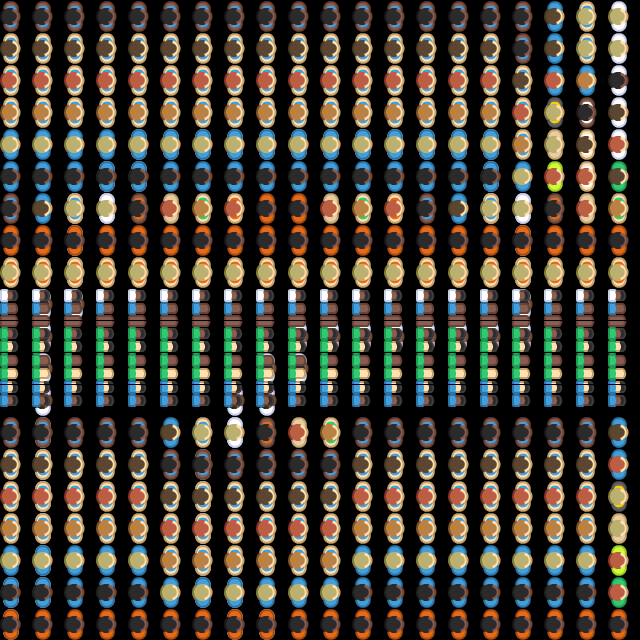

The image is a tile-based game level rendered from a .tmx file. Its description and complete source (layers, tilesets, objects, tile grids) follow:
An orthogonal 20x20 tile map with 32x32 px tiles, 2 tile layers (Слой тайлов 1, Слой тайлов 2).

<map version="1.4" tiledversion="1.4.3" orientation="orthogonal" renderorder="right-down" width="20" height="20" tilewidth="32" tileheight="32" infinite="0" nextlayerid="3" nextobjectid="1">
 <editorsettings>
  <export target="tilemap.lua" format="lua" />
 </editorsettings>
 <tileset firstgid="1" name="Azaza" tilewidth="21" tileheight="31" tilecount="54" columns="9">
  <image source="sheet_characters.png" width="189" height="199" />
 </tileset>
 <layer id="1" name="Слой тайлов 1" width="20" height="20">
  <data encoding="csv">
0,0,0,0,0,0,0,0,0,0,0,0,0,0,0,0,0,0,0,0,
0,0,0,0,0,0,0,0,0,0,0,0,0,0,0,0,0,0,0,0,
0,0,0,0,0,0,0,0,0,0,0,0,0,0,0,0,0,0,0,0,
0,0,0,0,0,0,0,0,0,0,0,0,0,0,0,0,0,0,0,0,
0,0,0,0,13,13,13,13,13,13,13,13,13,13,13,13,0,0,0,0,
0,0,0,13,13,0,0,0,0,0,0,0,0,0,0,13,0,0,0,0,
0,0,13,13,0,0,0,0,0,0,0,0,0,0,0,13,13,0,0,0,
0,0,13,0,0,0,0,0,0,0,0,0,0,0,0,0,13,0,0,0,
0,0,13,0,0,0,0,0,0,0,0,0,0,0,0,0,13,0,0,0,
0,13,13,0,0,0,0,0,0,0,0,0,0,0,0,0,13,0,0,0,
0,13,0,0,0,0,0,0,0,13,13,13,13,13,13,13,13,0,0,0,
0,13,0,0,0,0,0,0,13,13,0,0,0,0,0,0,0,0,0,0,
0,13,0,0,0,0,0,13,13,0,0,0,0,0,0,0,0,0,0,0,
0,13,0,0,0,0,0,13,0,0,0,0,0,0,0,0,0,0,0,0,
0,13,0,0,0,0,13,0,0,0,0,0,0,0,0,0,0,0,0,0,
0,13,0,0,0,0,13,0,0,0,0,0,0,0,0,0,0,0,0,0,
0,13,0,0,0,0,13,0,0,0,0,0,0,0,0,0,0,0,0,0,
0,13,0,0,0,0,13,0,0,0,0,0,0,0,0,0,0,0,0,0,
13,13,0,5,0,0,13,13,0,0,0,0,0,0,0,0,0,0,0,0,
13,0,0,0,0,0,0,13,13,0,0,0,0,0,0,0,0,0,0,0
</data>
 </layer>
 <layer id="2" name="Слой тайлов 2" width="20" height="20">
  <data encoding="csv">
1,1,1,1,1,1,1,1,1,1,1,1,1,1,1,1,1,2,3,4,
10,10,10,10,10,10,10,10,10,10,10,10,10,10,10,10,1,2,3,4,
19,19,19,19,19,19,19,19,19,19,19,19,19,19,19,19,10,11,12,13,
28,28,28,28,28,28,28,28,28,28,28,28,28,28,28,28,19,20,21,22,
37,37,37,37,37,37,37,37,37,37,37,37,37,37,37,37,28,29,30,31,
46,46,46,46,46,46,46,46,46,46,46,46,46,46,46,46,37,38,39,40,
1,2,3,4,5,6,7,8,9,9,6,7,8,1,2,3,4,5,6,7,
9,9,9,9,9,9,9,9,9,9,9,9,9,9,9,9,9,9,9,9,
18,18,18,18,18,18,18,18,18,18,18,18,18,18,18,18,18,18,18,18,
27,27,27,27,27,27,27,27,27,27,27,27,27,27,27,27,27,27,27,27,
36,36,36,36,36,36,36,36,36,36,36,36,36,36,36,36,36,36,36,36,
45,45,45,45,45,45,45,45,45,45,45,45,45,45,45,45,45,45,45,45,
54,54,54,54,54,54,54,54,54,54,54,54,54,54,54,54,54,54,54,54,
1,1,1,1,1,2,3,4,5,6,7,1,1,1,1,1,1,1,1,2,
10,10,10,10,10,1,1,1,1,1,1,10,10,10,10,10,10,10,10,11,
19,19,19,19,19,10,10,10,10,10,10,19,19,19,19,19,19,19,19,20,
28,28,28,28,28,19,19,19,19,19,19,28,28,28,28,28,28,28,28,29,
37,37,37,37,37,28,28,28,28,28,28,37,37,37,37,37,37,37,37,38,
46,46,46,46,46,37,37,37,37,37,37,46,46,46,46,46,46,46,46,47,
9,9,9,9,9,9,9,9,9,9,9,9,9,9,9,9,9,9,9,9
</data>
 </layer>
</map>
